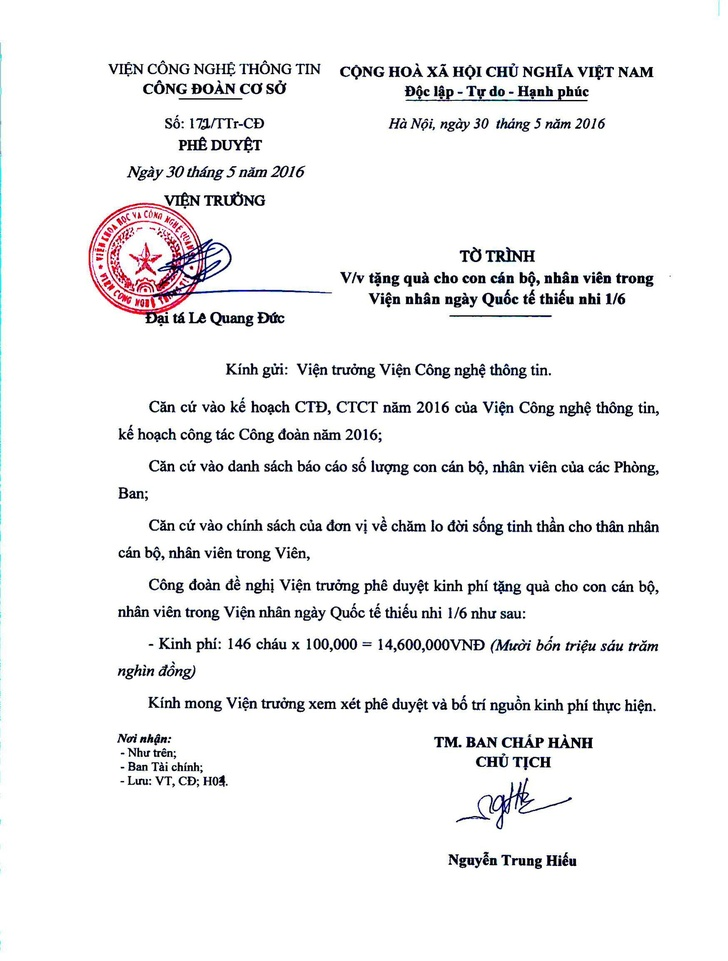
#> input picture utils/save_image/1.jpg, 728 x 961 px, shrunk from 1749 x 2308 before the run
$ python -i skew_detect.py   (imports and definitions only)   (older library calls are emulated)
#> lines starting #> are read from the running program, lines starting #| are printed output that depends on the picture; after the words box and inside, x2 and y2 are one past the last pixel; in counts of white or black regions, pixels touching at a corner belong together
""" Calculates skew angle """
import imghdr
import optparse
import os

import matplotlib.pyplot as plt
import numpy as np
from skimage.color import rgb2gray
from skimage.feature import canny
from skimage.transform import hough_line, hough_line_peaks


class SkewDetect:

    piby4 = np.pi / 4

    def __init__(
        self,
        input_file=None,
        batch_path=None,
        output_file=None,
        sigma=3.0,
        display_output=None,
        num_peaks=20,
        plot_hough=None
    ):

        self.sigma = sigma
        self.input_file = input_file
        self.batch_path = batch_path
        self.output_file = output_file
        self.display_output = display_output
        self.num_peaks = num_peaks
        self.plot_hough = plot_hough

    # [5 lines left out: function write_to_file, not called in this run]

    def get_max_freq_elem(self, arr):

        max_arr = []
        freqs = {}
        for i in arr:
            if i in freqs:
                freqs[i] += 1
            else:
                freqs[i] = 1

        sorted_keys = sorted(freqs, key=freqs.get, reverse=True)
        max_freq = freqs[sorted_keys[0]]

        for k in sorted_keys:
            if freqs[k] == max_freq:
                max_arr.append(k)

        return max_arr

    # [8 lines left out: function display_hough, not called in this run]

    def compare_sum(self, value):
        if value >= 44 and value <= 46:
            return True
        else:
            return False

    # [4 lines left out: function display, not called in this run]

    def calculate_deviation(self, angle):

        angle_in_degrees = np.abs(angle)
        deviation = np.abs(SkewDetect.piby4 - angle_in_degrees)

        return deviation

    # [29 lines left out: functions run, check_path, not called in this run]

    def process_single_file(self,img):

        # file_path = self.check_path(self.input_file)
        res = self.determine_skew(img)

        if self.output_file:
            output_path = self.check_path(self.output_file)
            wfile = open(output_path, 'w')
            self.write_to_file(wfile, res)
            wfile.close()

        return res

    # [24 lines left out: function batch_process, not called in this run]

    def determine_skew(self, img_file):
        img = rgb2gray(img_file)
        # img = io.imread(img_file, as_grey=True)
        edges = canny(img, sigma=self.sigma)
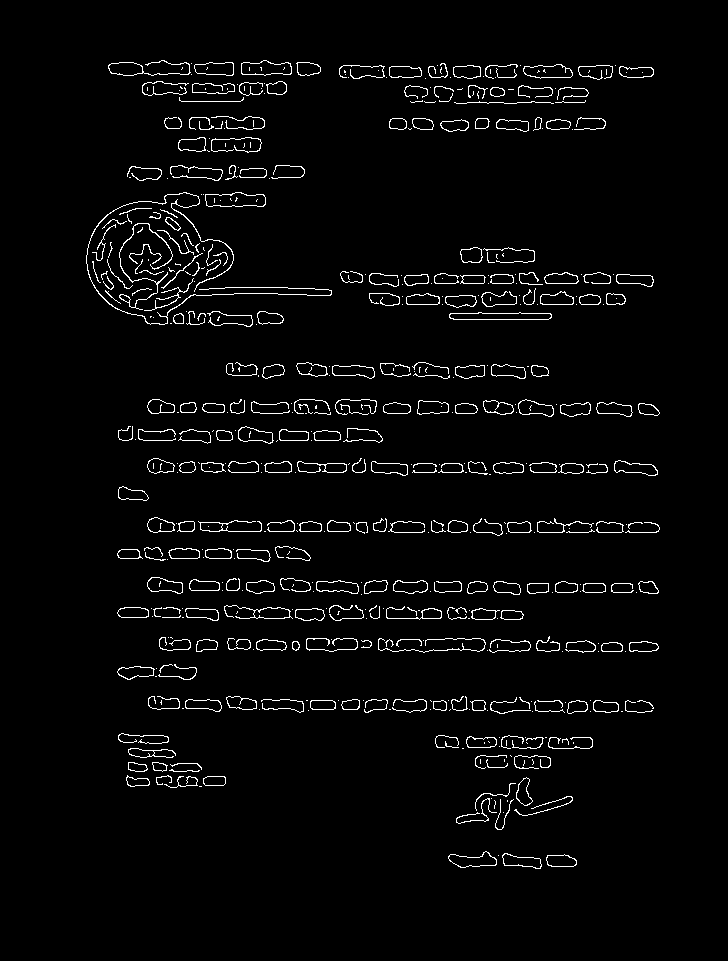
#> edges: shape (961, 728) bool; 3% white in thin lines or dots, all inside (x1, y1, x2, y2) = (86, 60, 660, 869)
        h, a, d = hough_line(edges)
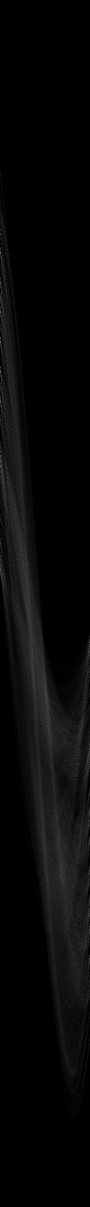
#> h: shape (2413, 180) uint64 (shown at 1/2 size); min 0, max 274, mean 8.6; drawn with min black and max white
#> a = 180 values from -1.57 to 1.55; d = 2413 values from -1206 to 1206
        _, ap, _ = hough_line_peaks(h, a, d, num_peaks=self.num_peaks)
#> ap = [-1.57, -1.57, -1.57, -1.57, -1.57, -1.57, -1.57, -1.57, -1.57, -1.57, -1.57, -1.57, -1.57]

        if len(ap) == 0:
            return {"Image File": img_file, "Message": "Bad Quality"}

        absolute_deviations = [self.calculate_deviation(k) for k in ap]
#> absolute_deviations = [0.785, 0.785, 0.785, 0.785, 0.785, 0.785, 0.785, 0.785, 0.785, 0.785, 0.785, 0.785, 0.785]
        average_deviation = np.mean(np.rad2deg(absolute_deviations))
#> average_deviation = 45
        ap_deg = [np.rad2deg(x) for x in ap]
#> ap_deg = [-90, -90, -90, -90, -90, -90, -90, -90, -90, -90, -90, -90, -90]

        bin_0_45 = []
        bin_45_90 = []
        bin_0_45n = []
        bin_45_90n = []

        for ang in ap_deg:

            deviation_sum = int(90 - ang + average_deviation)
            if self.compare_sum(deviation_sum):
                bin_45_90.append(ang)
                continue

            deviation_sum = int(ang + average_deviation)
            if self.compare_sum(deviation_sum):
                bin_0_45.append(ang)
                continue

            deviation_sum = int(-ang + average_deviation)
            if self.compare_sum(deviation_sum):
                bin_0_45n.append(ang)
                continue

            deviation_sum = int(90 + ang + average_deviation)
            if self.compare_sum(deviation_sum):
                bin_45_90n.append(ang)
#> this loop made 13 passes
#> after the loop, bin_0_45 = []; bin_0_45n = []; bin_45_90 = []; bin_45_90n has the same summary as ap_deg

        angles = [bin_0_45, bin_45_90, bin_0_45n, bin_45_90n]
#> angles = [[], [], [], [-90, -90, -90, -90, -90, -90, -90, -90, -90, -90, -90, -90, -90]]
        lmax = 0

        for j in range(len(angles)):
            l = len(angles[j])
            if l > lmax:
                lmax = l
                maxi = j
#> this loop made 4 passes
#> (l, lmax, maxi) on pass 4: (13, 13, 3)
#> l on passes 1 to 3: 0, 0, 0
#> after the loop, lmax = 13; maxi = 3

        if lmax:
            ans_arr = self.get_max_freq_elem(angles[maxi])
#> the loop in get_max_freq_elem, `for i in arr:` made 13 passes
#> after the loop in get_max_freq_elem, `for i in arr:`: freqs = {-90: 13}
#> in get_max_freq_elem, `sorted_keys = sorted(freqs, key=freqs.get, reverse=True)`: sorted_keys = [-90]
#> in get_max_freq_elem, `max_freq = freqs[sorted_keys[0]]`: max_freq = 13
#> the loop in get_max_freq_elem, `for k in sorted_keys:` made 1 pass
#> after the loop in get_max_freq_elem, `for k in sorted_keys:`: max_arr = [-90]
#> ans_arr = [-90]
            ans_res = np.mean(ans_arr)
#> ans_res = -90

        else:
            ans_arr = self.get_max_freq_elem(ap_deg)
            ans_res = np.mean(ans_arr)

        data = {
            "Image File": img_file,
            "Average Deviation from pi/4": average_deviation,
            "Estimated Angle": ans_res,
            "Angle bins": angles}

        if self.display_output:
            self.display(data)

        if self.plot_hough:
            self.display_hough(h, a, d)
        return data

# [51 lines not run here, left out]

>>> import cv2
>>> picture = cv2.cvtColor(cv2.imread('save_image/1.jpg'), cv2.COLOR_BGR2RGB)
>>> result = SkewDetect().process_single_file(picture)
#> in process_single_file, `res = self.determine_skew(img)`: res = 4 items
#> result = 4 items

$ run again, on utils/save_image/2020_172_HV_3/1.jpg
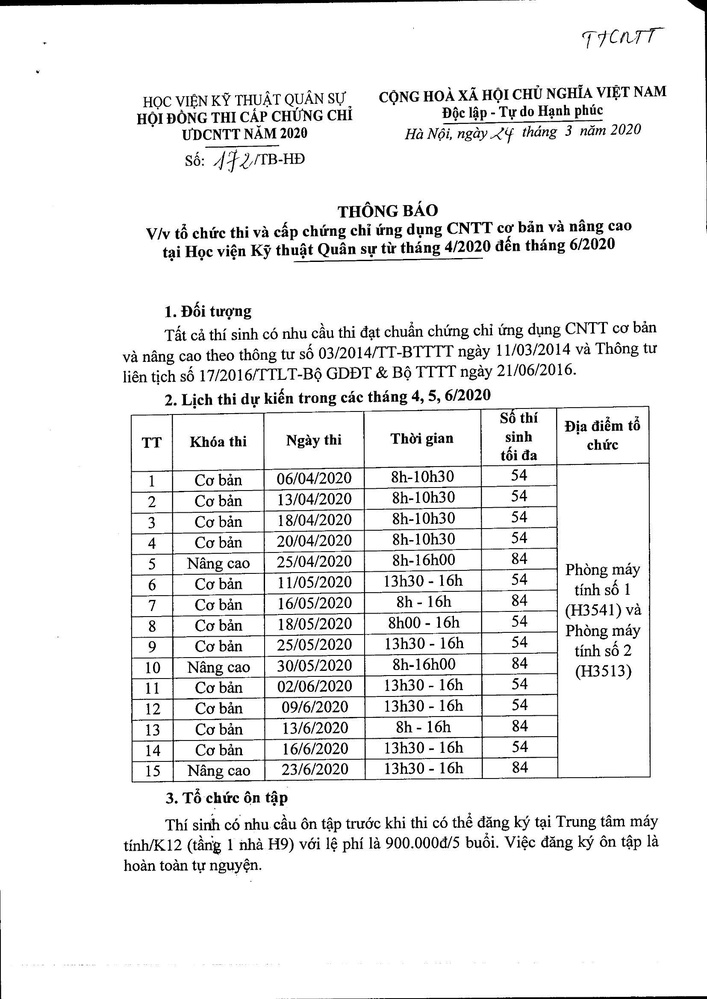
#> input picture utils/save_image/2020_172_HV_3/1.jpg, 707 x 999 px, shrunk from 1654 x 2338 before the run
#> picture is the input picture: shape (999, 707, 3); min 0, max 255, mean 236.6
#> in determine_skew, `edges = canny(img, sigma=self.sigma)`:
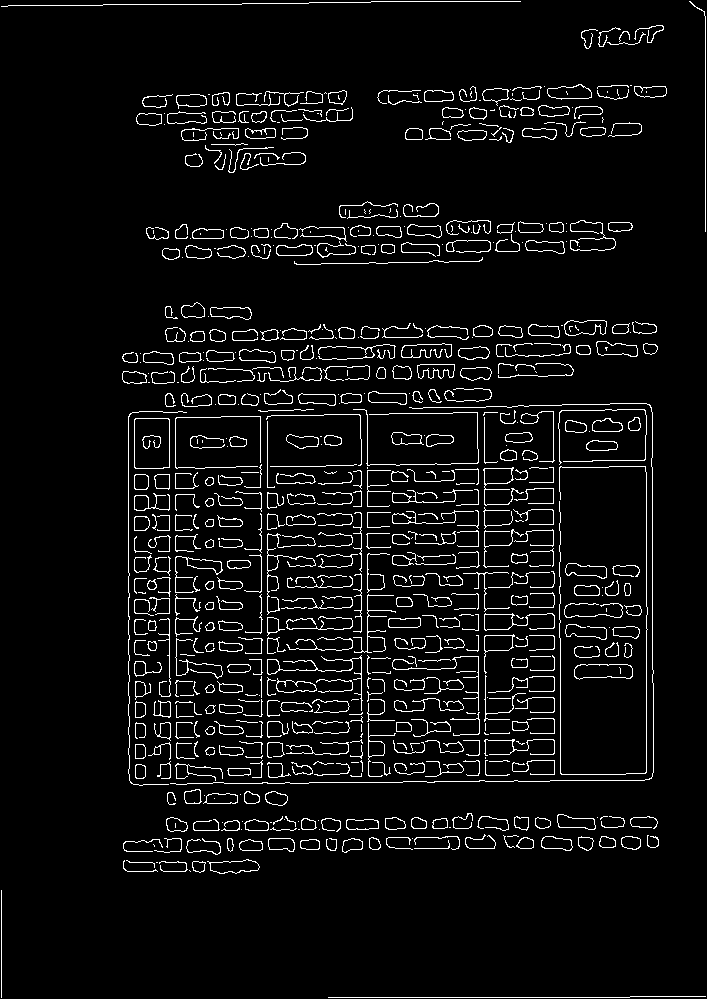
#> edges: shape (999, 707) bool; 5.3% white in thin lines or dots
#> in determine_skew, `h, a, d = hough_line(edges)`:
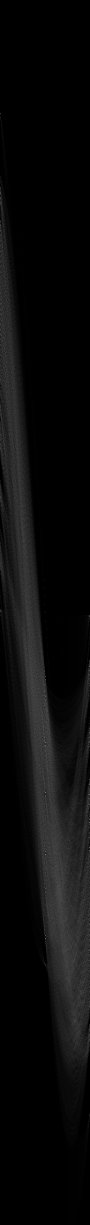
#> h: shape (2449, 180) uint64 (shown at 1/2 size); min 0, max 341, mean 15.4; drawn with min black and max white
#> a = 180 values from -1.57 to 1.55; d = 2449 values from -1224 to 1224
#> ap = 19 values, max 1.55 at index 0, min -1.57 at index 5, mean 0.653
#> absolute_deviations = [0.768, 0.785, 0.785, 0.768, 0.785, 0.785, 0.785, 0.768, 0.785, 0.785, 0.785, 0.785, 0.768, 0.768, 0.768, 0.768, 0.768, 0.768, 0.785]
#> average_deviation = 44.53
#> ap_deg = [89, 0, 0, 89, 0, -90, 0, 89, 0, 0, 0, 0, 89, 89, 89, 89, 89, 89, 0]
#> the loop in determine_skew, `for ang in ap_deg: ` made 19 passes
#> ang on passes 1 to 8: 89, 0, 0, 89, 0, -90, 0, 89
#> after the loop in determine_skew, `for ang in ap_deg:`: bin_0_45 = [0, 0, 0, 0, 0, 0, 0, 0, 0]; bin_0_45n = []; bin_45_90 = [89, 89, 89, 89, 89, 89, 89, 89, 89]; bin_45_90n = [-90]
#> angles = [[0, 0, 0, 0, 0, 0, 0, 0, 0], [89, 89, 89, 89, 89, 89, 89, 89, 89], [], [-90]]
#> the loop in determine_skew, `for j in range(len(angles)):` made 4 passes
#> (l, lmax, maxi) on pass 1: (9, 9, 0)
#> after the loop in determine_skew, `for j in range(len(angles)):`: lmax = 9; maxi = 0
#> the loop in get_max_freq_elem, `for i in arr:` made 9 passes
#> after the loop in get_max_freq_elem, `for i in arr:`: freqs = {0: 9}
#> sorted_keys = [0]
#> max_freq = 9
#> the loop in get_max_freq_elem, `for k in sorted_keys:` made 1 pass
#> after the loop in get_max_freq_elem, `for k in sorted_keys:`: max_arr = [0]
#> ans_res = 0
#> res = 4 items
